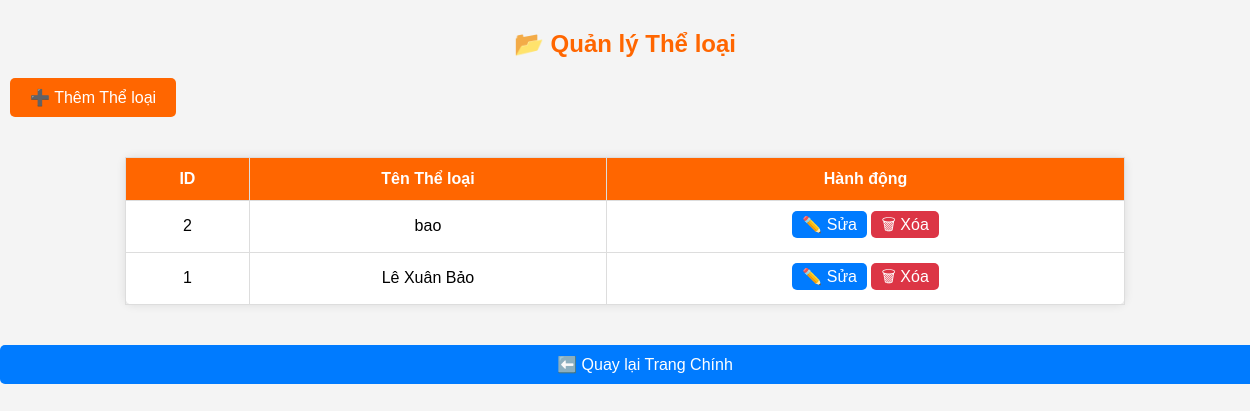
The page /index.php?action=manage_categories (signed in) on the database its author committed.
### tables this page shows
CREATE TABLE `categories` (
  `id` int NOT NULL,
  `name` varchar(255) NOT NULL,
  `created_at` timestamp NULL DEFAULT CURRENT_TIMESTAMP
);

### app/controllers/CategoryController.php (called while the page is built, shortened)
<?php
require_once __DIR__ . '/../models/Category.php';
class CategoryController {
    public function index() {
        $categoryModel = new Category();
        $categories = $categoryModel->getAllCategories();
        include __DIR__ . '/../views/admin/categories/index.php';
    }
}
?>

### public/index.php (called while the page is built, shortened)
<?php
require_once __DIR__ . '/../routes/web.php';
?>

### app/models/Category.php (called while the page is built, shortened)
<?php
require_once 'Database.php';
class Category {
    private $conn;
    public function __construct() {
        $database = new Database();
        $this->conn = $database->getConnection();
    }
    public function getAllCategories() {
        $query = "SELECT * FROM categories ORDER BY name ASC";
        $stmt = $this->conn->prepare($query);
        $stmt->execute();
        return $stmt->fetchAll(PDO::FETCH_ASSOC);
    }
}
?>

### app/models/Database.php (called while the page is built, shortened)
<?php
class Database {
    private $host = "localhost";
    private $db_name = "bookstore";
    private $username = "root";
    private $password = "";
    public function getConnection() {
        $this->conn = null;
        try {
            $this->conn = new PDO("mysql:host=" . $this->host . ";dbname=" . $this->db_name, $this->username, $this->password);
            $this->conn->setAttribute(PDO::ATTR_ERRMODE, PDO::ERRMODE_EXCEPTION);
        } catch (PDOException $exception) {
            echo "Connection error: " . $exception->getMessage();
        }
        return $this->conn;
    }
}
?>

### app/views/admin/categories/index.php (the view, shortened to what this page needs)
<h2>📂 Quản lý Thể loại</h2>
<a href="index.php?action=add_category" class="btn-add-category">➕ Thêm Thể loại</a>
<table>
    <tr>
        <th>ID</th>
        <th>Tên Thể loại</th>
        <th>Hành động</th>
    </tr>
    <?php if (!empty($categories)): ?>
        <?php foreach ($categories as $category): ?>
            <tr>
                <td><?= $category['id']; ?></td>
                <td><?= htmlspecialchars($category['name']); ?></td>
                <td>
                    <a href="index.php?action=edit_category&id=<?= $category['id']; ?>" class="btn-edit">✏️ Sửa</a>
                    <a href="index.php?action=delete_category&id=<?= $category['id']; ?>" onclick="return confirm('Bạn có chắc chắn muốn xóa?')" class="btn-delete">🗑 Xóa</a>
                </td>
            </tr>
        <?php endforeach; ?>
    <?php else: ?>
        <tr><td colspan="3">❌ Không có thể loại nào.</td></tr>
    <?php endif; ?>
</table>
<a href="index.php?action=admin_home" class="btn-back-to-home">⬅️ Quay lại Trang Chính</a>

### app/views/admin/categories/index.php (style rules this page uses)
h2 { text-align: center; color: #ff6600; margin-top: 30px; }
.btn-add-category { display: inline-block; background-color: #ff6600; color: white; padding: 10px 20px; text-decoration: none; font-size: 16px; border-radius: 5px; margin-bottom: 20px; margin-left: 10px; transition: background-color 0.3s; }
table { width: 80%; margin: 20px auto; border-collapse: collapse; background: #fff; box-shadow: 0 0 10px rgba(0, 0, 0, 0.1); border-radius: 8px; }
th, td { padding: 12px; border: 1px solid #ddd; text-align: center; }
th { background-color: #ff6600; color: white; font-weight: bold; }
td { font-size: 16px; }
td a { text-decoration: none; color: #007bff; padding: 5px 10px; border-radius: 5px; }
.btn-edit { background-color: #007bff; color: white; }
.btn-delete { background-color: #dc3545; color: white; }
.btn-back-to-home { display: inline-block; background-color: #007bff; color: white; padding: 10px 20px; text-decoration: none; font-size: 16px; border-radius: 5px; margin-top: 20px; transition: background-color 0.3s; text-align: center; width: 100%; }

### rows shown on the page
categories: id "2", name "bao"
categories: id "1", name "Lê Xuân Bảo"
